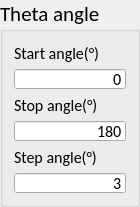
              <widget class="QGroupBox" name="groupBox_3">
               <property name="minimumSize">
                <size>
                 <width>140</width>
                 <height>207</height>
                </size>
               </property>
               <property name="maximumSize">
                <size>
                 <width>130</width>
                 <height>207</height>
                </size>
               </property>
               <property name="font">
                <font>
                 <family>Calibri</family>
                 <pointsize>16</pointsize>
                </font>
               </property>
               <property name="styleSheet">
                <string notr="true"/>
               </property>
               <property name="title">
                <string>Theta angle</string>
               </property>
               <layout class="QGridLayout" name="gridLayout_6">
                <item row="1" column="0">
                 <widget class="QLineEdit" name="lineEdit_start_T">
                  <property name="font">
                   <font>
                    <family>Calibri</family>
                    <pointsize>12</pointsize>
                    <weight>50</weight>
                    <italic>false</italic>
                    <bold>false</bold>
                   </font>
                  </property>
                  <property name="styleSheet">
                   <string/>
                  </property>
                  <property name="text">
                   <string>0</string>
                  </property>
                  <property name="alignment">
                   <set>Qt::AlignRight|Qt::AlignTrailing|Qt::AlignVCenter</set>
                  </property>
                 </widget>
                </item>
                <item row="3" column="0">
                 <widget class="QLineEdit" name="lineEdit_stop_T">
                  <property name="font">
                   <font>
                    <family>Calibri</family>
                    <pointsize>12</pointsize>
                    <weight>50</weight>
                    <italic>false</italic>
                    <bold>false</bold>
                   </font>
                  </property>
                  <property name="styleSheet">
                   <string/>
                  </property>
                  <property name="text">
                   <string>180</string>
                  </property>
                  <property name="alignment">
                   <set>Qt::AlignRight|Qt::AlignTrailing|Qt::AlignVCenter</set>
                  </property>
                 </widget>
                </item>
                <item row="2" column="0">
                 <widget class="QLabel" name="label_5">
                  <property name="font">
                   <font>
                    <family>Calibri</family>
                    <pointsize>12</pointsize>
                    <weight>50</weight>
                    <italic>false</italic>
                    <bold>false</bold>
                   </font>
                  </property>
                  <property name="styleSheet">
                   <string/>
                  </property>
                  <property name="text">
                   <string>Stop angle(°)</string>
                  </property>
                 </widget>
                </item>
                <item row="5" column="0">
                 <widget class="QLineEdit" name="lineEdit_step_T">
                  <property name="font">
                   <font>
                    <family>Calibri</family>
                    <pointsize>12</pointsize>
                    <weight>50</weight>
                    <italic>false</italic>
                    <bold>false</bold>
                   </font>
                  </property>
                  <property name="styleSheet">
                   <string/>
                  </property>
                  <property name="text">
                   <string>3</string>
                  </property>
                  <property name="alignment">
                   <set>Qt::AlignRight|Qt::AlignTrailing|Qt::AlignVCenter</set>
                  </property>
                 </widget>
                </item>
                <item row="4" column="0">
                 <widget class="QLabel" name="label_4">
                  <property name="font">
                   <font>
                    <family>Calibri</family>
                    <pointsize>12</pointsize>
                    <weight>50</weight>
                    <italic>false</italic>
                    <bold>false</bold>
                   </font>
                  </property>
                  <property name="styleSheet">
                   <string/>
                  </property>
                  <property name="text">
                   <string>Step angle(°)</string>
                  </property>
                 </widget>
                </item>
                <item row="0" column="0">
                 <widget class="QLabel" name="label_3">
                  <property name="font">
                   <font>
                    <family>Calibri</family>
                    <pointsize>12</pointsize>
                    <weight>50</weight>
                    <italic>false</italic>
                    <bold>false</bold>
                   </font>
                  </property>
                  <property name="styleSheet">
                   <string notr="true"/>
                  </property>
                  <property name="text">
                   <string>Start angle(°)</string>
                  </property>
                 </widget>
                </item>
               </layout>
              </widget>
